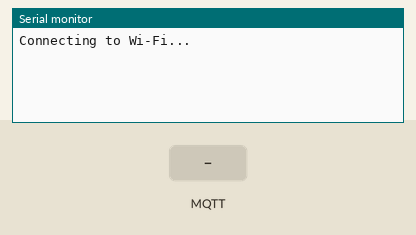
Simulated run of this sketch. Board: ESP8266 (NodeMCU). Parts: the last lines printed to the serial monitor. The inputs (shaded band) are chosen by the test bench. WiFi joins after 1.5 s; servers stay silent unless stated; no MQTT or app messages arrive unless stated.

Above: at 6.2 s.
6.3 s: MQTT message "1" arrives on the first subscribed topic
At 7.7 s:
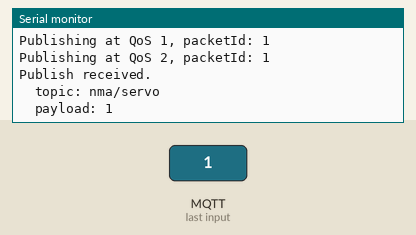
8.0 s: MQTT message "on" arrives on the first subscribed topic
At 8.5 s:
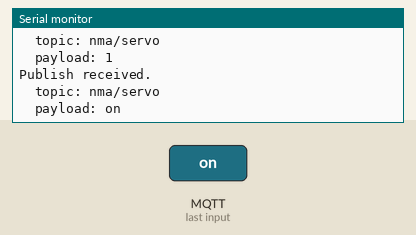
9.5 s: MQTT message "off" arrives on the first subscribed topic
At 10.8 s:
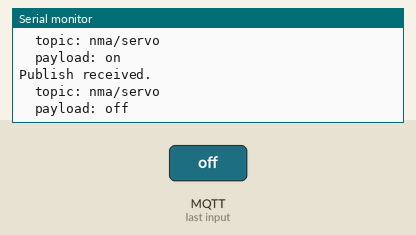

The sketch:

2022_04_01.ino
```cpp
#include <ESP8266WiFi.h>
#include <Ticker.h>
#include <AsyncMqttClient.h>

#define WIFI_SSID "Alice im W-Lan-Land"
#define WIFI_PASSWORD "KrasserHotspot"

#define MQTT_HOST IPAddress(192, 168, 43, 155)
#define MQTT_PORT 1883

AsyncMqttClient mqttClient;
Ticker mqttReconnectTimer;

WiFiEventHandler wifiConnectHandler;
WiFiEventHandler wifiDisconnectHandler;
Ticker wifiReconnectTimer;


void setup() {
  Serial.begin(115200);
  delay(5000);

  wifiConnectHandler = WiFi.onStationModeGotIP(onWifiConnect);
  wifiDisconnectHandler = WiFi.onStationModeDisconnected(onWifiDisconnect);

  mqttClient.onConnect(onMqttConnect);
  mqttClient.onDisconnect(onMqttDisconnect);
  mqttClient.onSubscribe(onMqttSubscribe);
  mqttClient.onUnsubscribe(onMqttUnsubscribe);
  mqttClient.onMessage(onMqttMessage);
  mqttClient.onPublish(onMqttPublish);
  mqttClient.setServer(MQTT_HOST, MQTT_PORT);

  connectToWifi();
}

void loop() {
}


void connectToWifi() {
  Serial.println("Connecting to Wi-Fi...");
  WiFi.begin(WIFI_SSID, WIFI_PASSWORD);
}

void onWifiConnect(const WiFiEventStationModeGotIP& event) {
  Serial.println("Connected to Wi-Fi.");
  connectToMqtt();
}

void onWifiDisconnect(const WiFiEventStationModeDisconnected& event) {
  Serial.println("Disconnected from Wi-Fi.");
  mqttReconnectTimer.detach(); // ensure we don't reconnect to MQTT while reconnecting to Wi-Fi
  wifiReconnectTimer.once(2, connectToWifi);
}

void connectToMqtt() {
  Serial.println("Connecting to MQTT...");
  mqttClient.connect();
}

void onMqttConnect(bool sessionPresent) {
  Serial.println("Connected to MQTT.");
  Serial.print("Session present: ");
  Serial.println(sessionPresent);
  uint16_t packetIdSub = mqttClient.subscribe("nma/servo", 2);
  Serial.print("Subscribing at QoS 2, packetId: ");
  Serial.println(packetIdSub);
  mqttClient.publish("nma/servo", 0, true, "test 1");
  Serial.println("Publishing at QoS 0");
  uint16_t packetIdPub1 = mqttClient.publish("nma/servo", 1, true, "test 2");
  Serial.print("Publishing at QoS 1, packetId: ");
  Serial.println(packetIdPub1);
  uint16_t packetIdPub2 = mqttClient.publish("nma/servo", 2, true, "test 3");
  Serial.print("Publishing at QoS 2, packetId: ");
  Serial.println(packetIdPub2);
}

void onMqttDisconnect(AsyncMqttClientDisconnectReason reason) {
  Serial.println("Disconnected from MQTT.");

  if (WiFi.isConnected()) {
    mqttReconnectTimer.once(2, connectToMqtt);
  }
}

void onMqttSubscribe(uint16_t packetId, uint8_t qos) {
  Serial.println("Subscribe acknowledged.");
  Serial.print("  packetId: ");
  Serial.println(packetId);
  Serial.print("  qos: ");
  Serial.println(qos);
}

void onMqttUnsubscribe(uint16_t packetId) {
  Serial.println("Unsubscribe acknowledged.");
  Serial.print("  packetId: ");
  Serial.println(packetId);
}

void onMqttMessage(char* topic, char* payload, AsyncMqttClientMessageProperties properties, size_t len, size_t index, size_t total) {
  Serial.println("Publish received.");
  Serial.print("  topic: ");
  Serial.println(topic);
  Serial.print("  payload: ");
  Serial.println(payload);
}

void onMqttPublish(uint16_t packetId) {
  Serial.println("Publish acknowledged.");
  Serial.print("  packetId: ");
  Serial.println(packetId);
}
```

Measured:
- after the input at 6.3 s, the serial monitor: prints a new line after 0.25 s (image 1)
- after the input at 8.0 s, the serial monitor: prints a new line at once (image 2)
- after the input at 9.5 s, the serial monitor: prints a new line at once (image 3)
